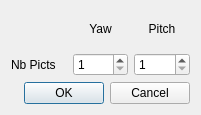
<ui version="4.0" >
 <class>nbPictsDialog</class>
 <widget class="QDialog" name="nbPictsDialog" >
  <property name="geometry" >
   <rect>
    <x>0</x>
    <y>0</y>
    <width>201</width>
    <height>115</height>
   </rect>
  </property>
  <property name="windowTitle" >
   <string>Nb Picts</string>
  </property>
  <property name="windowIcon" >
   <iconset resource="../icons.qrc" >
    <normaloff>:/icons/papywizard.png</normaloff>:/icons/papywizard.png</iconset>
  </property>
  <property name="modal" >
   <bool>true</bool>
  </property>
  <layout class="QVBoxLayout" name="verticalLayout" >
   <item>
    <layout class="QGridLayout" name="gridLayout" >
     <item row="0" column="1" >
      <widget class="QLabel" name="label" >
       <property name="text" >
        <string>Yaw</string>
       </property>
       <property name="alignment" >
        <set>Qt::AlignCenter</set>
       </property>
      </widget>
     </item>
     <item row="0" column="2" >
      <widget class="QLabel" name="label_3" >
       <property name="text" >
        <string>Pitch</string>
       </property>
       <property name="alignment" >
        <set>Qt::AlignCenter</set>
       </property>
      </widget>
     </item>
     <item row="1" column="0" >
      <widget class="QLabel" name="label_2" >
       <property name="text" >
        <string>Nb Picts</string>
       </property>
      </widget>
     </item>
     <item row="1" column="1" >
      <widget class="QSpinBox" name="yawNbPictsSpinBox" >
       <property name="minimum" >
        <number>1</number>
       </property>
       <property name="maximum" >
        <number>100</number>
       </property>
      </widget>
     </item>
     <item row="1" column="2" >
      <widget class="QSpinBox" name="pitchNbPictsSpinBox" >
       <property name="minimum" >
        <number>1</number>
       </property>
       <property name="maximum" >
        <number>50</number>
       </property>
      </widget>
     </item>
    </layout>
   </item>
   <item>
    <widget class="QDialogButtonBox" name="buttonBox" >
     <property name="orientation" >
      <enum>Qt::Horizontal</enum>
     </property>
     <property name="standardButtons" >
      <set>QDialogButtonBox::Cancel|QDialogButtonBox::Ok</set>
     </property>
    </widget>
   </item>
  </layout>
 </widget>
 <resources>
  <include location="../icons.qrc" />
 </resources>
 <connections>
  <connection>
   <sender>buttonBox</sender>
   <signal>accepted()</signal>
   <receiver>nbPictsDialog</receiver>
   <slot>accept()</slot>
   <hints>
    <hint type="sourcelabel" >
     <x>248</x>
     <y>254</y>
    </hint>
    <hint type="destinationlabel" >
     <x>157</x>
     <y>274</y>
    </hint>
   </hints>
  </connection>
  <connection>
   <sender>buttonBox</sender>
   <signal>rejected()</signal>
   <receiver>nbPictsDialog</receiver>
   <slot>reject()</slot>
   <hints>
    <hint type="sourcelabel" >
     <x>316</x>
     <y>260</y>
    </hint>
    <hint type="destinationlabel" >
     <x>286</x>
     <y>274</y>
    </hint>
   </hints>
  </connection>
 </connections>
</ui>
